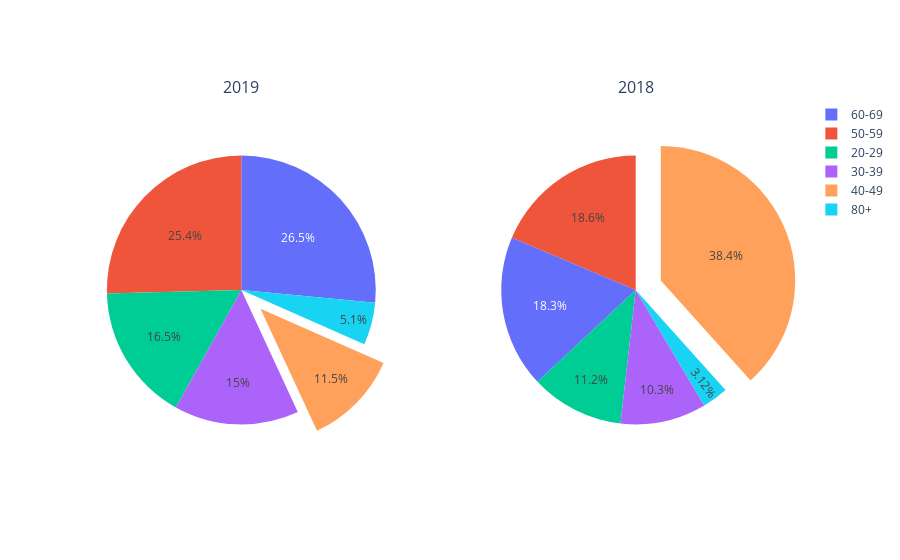

The notebook cell saved with this chart:
### Markdown cell above
### Pie chart gender distribution
in 2018 most of our product (around 40%) was between the ages 40-50,<br>
while in 2019 it changes to ages 50-70 represent more then 0% of all our customers

### Code cell
def ages_range(row):
    if row[25] >= 20 and row[25] < 30:
        return '20-29'
    elif row[25] >= 30 and row[25] < 39:
        return '30-39'
    elif row[25] >= 40 and row[25] < 49:
        return '40-49'
    elif row[25] >= 50 and row[25] < 59:
        return '50-59'
    elif row[25] >= 60 and row[25] < 79:
        return '60-69'
    elif row[25] >= 70 and row[25] < 79:
        return '70-79'
    else:
        return '80+'
        
        
mask = pd.DatetimeIndex(orders['Purchase Date']).year == 2019
mask2 = pd.DatetimeIndex(orders['Purchase Date']).year == 2018
o = allsales.copy()    
o["age range"] = o.apply(ages_range,axis="columns")
labels = o.groupby('age range').count().index.tolist()
ages18 = o[mask2]
ages19 = o[mask]
values19 = ages19.groupby('age range').count()
values18 = ages18.groupby('age range').count()
fig = make_subplots(1, 2, specs=[[{'type':'domain'}, {'type':'domain'}]],
                    subplot_titles=['2019', '2018'])
fig.add_trace(go.Pie(labels=labels, values=values19['Order ID'], scalegroup='one',name = 'ages 2019',pull=[0, 0,0.2,0,0,0]),1,1)
fig.add_trace(go.Pie(labels=labels, values=values18['Order ID'], scalegroup='tow',name = 'ages 2018',pull=[0, 0,0.2,0,0,0]),1,2)
#fig.update_traces(hoverinfo='label+percent', textinfo='value', textfont_size=20, marker=dict(colors=colors, line=dict(color='#000000', width=2)))
fig.show()

### Figure 1 — Plotly figure (JSON) as saved in the notebook; plotly's stock layout.template omitted (floating-point values rounded to 4 significant figures)
{"data": [{"domain": {"x": [0, 0.45], "y": [0, 1]}, "labels": ["20-29", "30-39", "40-49", "50-59", "60-69", "80+"], "name": "ages 2019", "pull": [0, 0, 0.2, 0, 0, 0], "scalegroup": "one", "type": "pie", "values": [165, 150, 115, 254, 265, 51]}, {"domain": {"x": [0.55, 1], "y": [0, 1]}, "labels": ["20-29", "30-39", "40-49", "50-59", "60-69", "80+"], "name": "ages 2018", "pull": [0, 0, 0.2, 0, 0, 0], "scalegroup": "tow", "type": "pie", "values": [551, 507, 1883, 915, 900, 153]}], "layout": {"annotations": [{"font": {"size": 16}, "showarrow": false, "text": "2019", "x": 0.225, "xanchor": "center", "xref": "paper", "y": 1, "yanchor": "bottom", "yref": "paper"}, {"font": {"size": 16}, "showarrow": false, "text": "2018", "x": 0.775, "xanchor": "center", "xref": "paper", "y": 1, "yanchor": "bottom", "yref": "paper"}]}}
